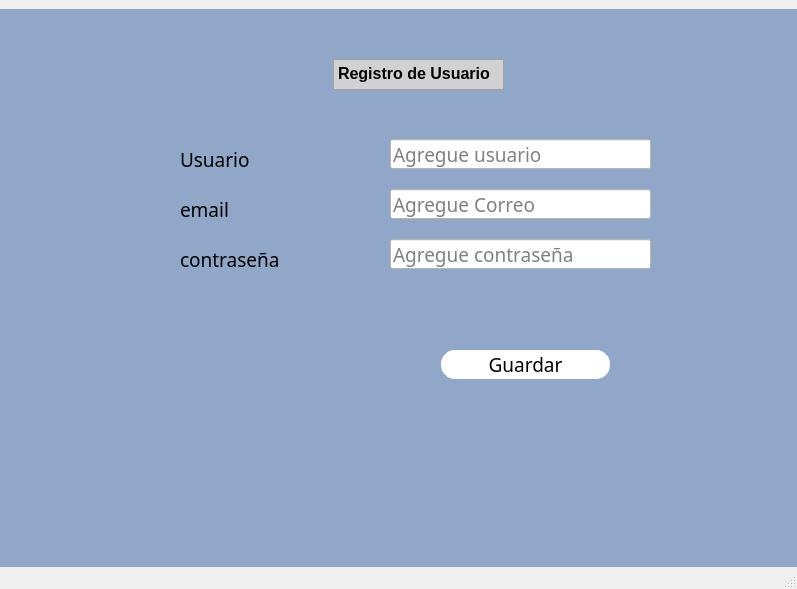
<?xml version="1.0" encoding="UTF-8"?>
<ui version="4.0">
 <class>registro</class>
 <widget class="QMainWindow" name="registro">
  <property name="geometry">
   <rect>
    <x>0</x>
    <y>0</y>
    <width>797</width>
    <height>589</height>
   </rect>
  </property>
  <property name="windowTitle">
   <string>MainWindow</string>
  </property>
  <widget class="QWidget" name="centralwidget">
   <widget class="QFrame" name="agregar">
    <property name="geometry">
     <rect>
      <x>0</x>
      <y>9</y>
      <width>800</width>
      <height>591</height>
     </rect>
    </property>
    <property name="font">
     <font>
      <family>Arial Rounded MT Bold</family>
      <pointsize>16</pointsize>
     </font>
    </property>
    <property name="styleSheet">
     <string notr="true">color: rgb(2, 2, 2);
background-color: qlineargradient(spread:pad, x1:0, y1:0, x2:0, y2:1, stop:0 rgba(255, 0, 0, 255), stop:0.339795 rgba(255, 0, 0, 255), stop:0.339799 rgba(255, 255, 255, 255), stop:0.662444 rgba(255, 255, 255, 255), stop:0.662469 rgba(0, 0, 255, 255), stop:1 rgba(0, 0, 255, 255));
background-color: rgb(144, 167, 200);</string>
    </property>
    <widget class="QLabel" name="labelEmail">
     <property name="geometry">
      <rect>
       <x>180</x>
       <y>190</y>
       <width>200</width>
       <height>21</height>
      </rect>
     </property>
     <property name="font">
      <font>
       <family>Arial Rounded MT Bold</family>
       <pointsize>14</pointsize>
      </font>
     </property>
     <property name="text">
      <string>email</string>
     </property>
    </widget>
    <widget class="QLineEdit" name="lineEditUsuario">
     <property name="geometry">
      <rect>
       <x>390</x>
       <y>180</y>
       <width>261</width>
       <height>30</height>
      </rect>
     </property>
     <property name="font">
      <font>
       <family>Arial Rounded MT Bold</family>
       <pointsize>14</pointsize>
      </font>
     </property>
     <property name="styleSheet">
      <string notr="true">background-color: rgb(255, 255, 255);</string>
     </property>
     <property name="placeholderText">
      <string>Agregue Correo</string>
     </property>
    </widget>
    <widget class="QLabel" name="labelPassword">
     <property name="geometry">
      <rect>
       <x>180</x>
       <y>240</y>
       <width>200</width>
       <height>20</height>
      </rect>
     </property>
     <property name="font">
      <font>
       <family>Arial Rounded MT Bold</family>
       <pointsize>14</pointsize>
      </font>
     </property>
     <property name="text">
      <string>contraseña</string>
     </property>
    </widget>
    <widget class="QLabel" name="labelUsuario">
     <property name="geometry">
      <rect>
       <x>180</x>
       <y>140</y>
       <width>200</width>
       <height>20</height>
      </rect>
     </property>
     <property name="font">
      <font>
       <family>Arial Rounded MT Bold</family>
       <pointsize>14</pointsize>
      </font>
     </property>
     <property name="text">
      <string>Usuario</string>
     </property>
    </widget>
    <widget class="QPushButton" name="btnGuardar">
     <property name="geometry">
      <rect>
       <x>440</x>
       <y>340</y>
       <width>171</width>
       <height>31</height>
      </rect>
     </property>
     <property name="font">
      <font>
       <family>Arial Rounded MT Bold</family>
       <pointsize>14</pointsize>
      </font>
     </property>
     <property name="styleSheet">
      <string notr="true">QPushButton{
    background-color: rgb(255, 255, 255);
    border-radius: 15px;
    border: 1px solid rgb(144, 167, 200);
}

QPushButton:hover{
    background-color: rgb(227, 227, 227);
    border: 1px solid rgb(120, 140, 180);
}</string>
     </property>
     <property name="text">
      <string>Guardar</string>
     </property>
    </widget>
    <widget class="QLabel" name="regresar">
     <property name="geometry">
      <rect>
       <x>190</x>
       <y>320</y>
       <width>71</width>
       <height>71</height>
      </rect>
     </property>
     <property name="font">
      <font>
       <family>Arial Rounded MT Bold</family>
       <pointsize>16</pointsize>
      </font>
     </property>
     <property name="styleSheet">
      <string>
        QLabel {
            font-family: &quot;Arial Rounded MT Bold&quot;;
            font-size: 16pt;
            border-radius: 10px;
        }
        QLabel:hover {
            background-color: #ccc;
        }
        QLabel:pressed {
            background-color: #aaa;
        }
     </string>
     </property>
     <property name="text">
      <string/>
     </property>
     <property name="pixmap">
      <pixmap>../flecha.png</pixmap>
     </property>
     <property name="scaledContents">
      <bool>true</bool>
     </property>
    </widget>
    <widget class="QLineEdit" name="lineEditEmail">
     <property name="geometry">
      <rect>
       <x>390</x>
       <y>130</y>
       <width>261</width>
       <height>30</height>
      </rect>
     </property>
     <property name="font">
      <font>
       <family>Arial Rounded MT Bold</family>
       <pointsize>14</pointsize>
      </font>
     </property>
     <property name="styleSheet">
      <string notr="true">background-color: rgb(255, 255, 255);</string>
     </property>
     <property name="placeholderText">
      <string>Agregue usuario</string>
     </property>
    </widget>
    <widget class="QLineEdit" name="lineEditPassword">
     <property name="geometry">
      <rect>
       <x>390</x>
       <y>230</y>
       <width>261</width>
       <height>30</height>
      </rect>
     </property>
     <property name="font">
      <font>
       <family>Arial Rounded MT Bold</family>
       <pointsize>14</pointsize>
      </font>
     </property>
     <property name="styleSheet">
      <string notr="true">background-color: rgb(255, 255, 255);</string>
     </property>
     <property name="echoMode">
      <enum>QLineEdit::Password</enum>
     </property>
     <property name="placeholderText">
      <string>Agregue contraseña</string>
     </property>
    </widget>
    <widget class="QTextEdit" name="textEdit">
     <property name="geometry">
      <rect>
       <x>333</x>
       <y>50</y>
       <width>171</width>
       <height>31</height>
      </rect>
     </property>
     <property name="styleSheet">
      <string notr="true">background-color: rgb(209, 209, 209);</string>
     </property>
     <property name="html">
      <string>&lt;!DOCTYPE HTML PUBLIC &quot;-//W3C//DTD HTML 4.0//EN&quot; &quot;http://www.w3.org/TR/REC-html40/strict.dtd&quot;&gt;
&lt;html&gt;&lt;head&gt;&lt;meta name=&quot;qrichtext&quot; content=&quot;1&quot; /&gt;&lt;style type=&quot;text/css&quot;&gt;
p, li { white-space: pre-wrap; }
&lt;/style&gt;&lt;/head&gt;&lt;body style=&quot; font-family:'MS Shell Dlg 2'; font-size:7.8pt; font-weight:400; font-style:normal;&quot;&gt;
&lt;p style=&quot; margin-top:0px; margin-bottom:0px; margin-left:0px; margin-right:0px; -qt-block-indent:0; text-indent:0px;&quot;&gt;&lt;span style=&quot; font-size:12pt; font-weight:600;&quot;&gt;Registro de Usuario&lt;/span&gt;&lt;/p&gt;&lt;/body&gt;&lt;/html&gt;</string>
     </property>
    </widget>
   </widget>
  </widget>
  <widget class="QMenuBar" name="menubar">
   <property name="geometry">
    <rect>
     <x>0</x>
     <y>0</y>
     <width>797</width>
     <height>21</height>
    </rect>
   </property>
  </widget>
  <widget class="QStatusBar" name="statusbar"/>
 </widget>
 <resources/>
 <connections/>
</ui>
